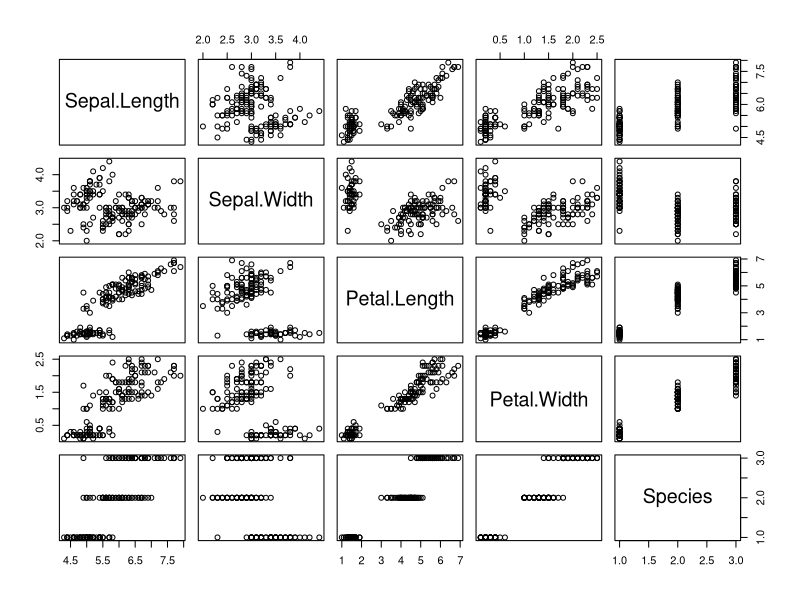
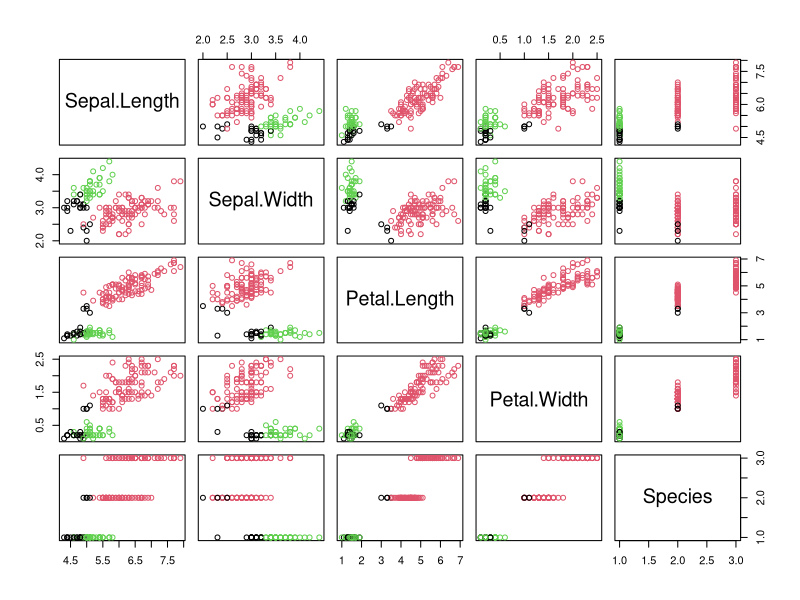
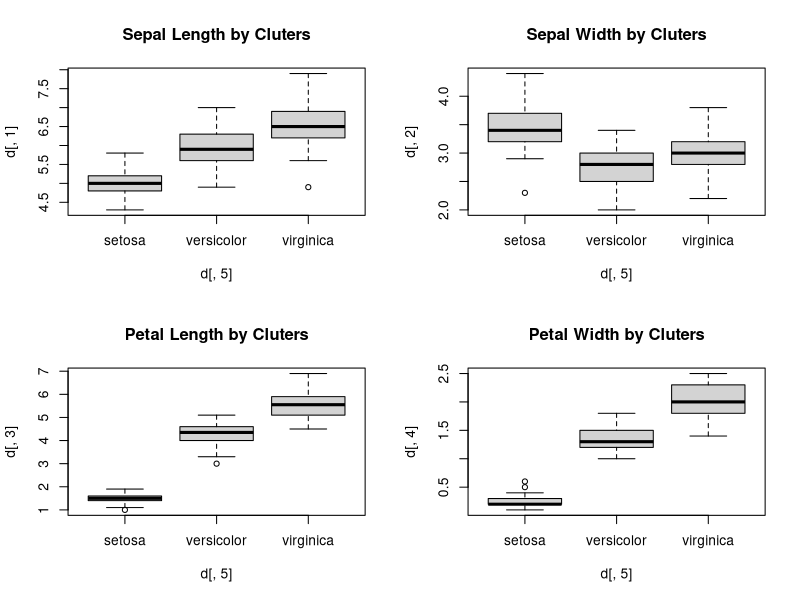
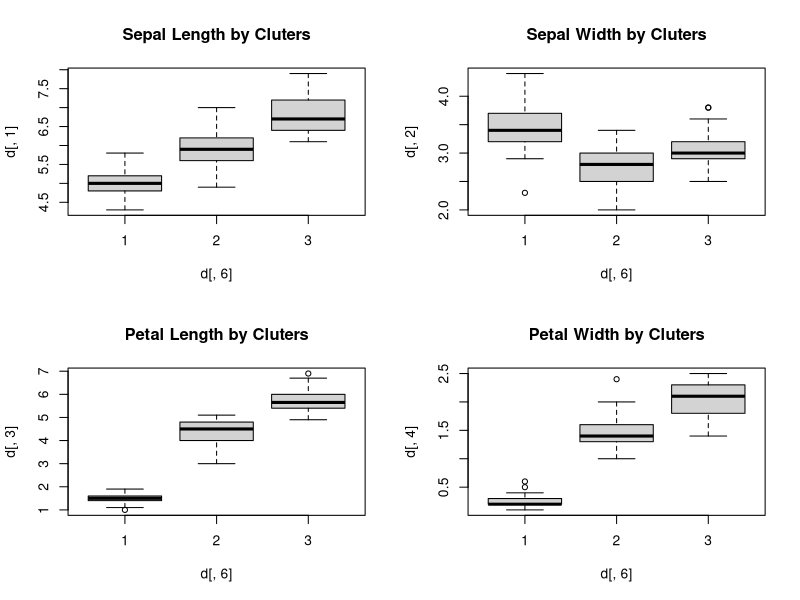

Source code (R) for these figures, in order:
## ---- chunk 1
summary(iris)
## ---- chunk 2
plot(iris)
## ---- chunk 3
iris_kmean=kmeans(iris[,1:4],3)
plot(iris,col=iris_kmean$cluster)



## ---- chunk 4
d=iris
par(mfrow=c(2,2))
boxplot(d[,1]~d[,5], main="Sepal Length by Cluters")
boxplot(d[,2]~d[,5], main="Sepal Width by Cluters")
boxplot(d[,3]~d[,5] , main="Petal Length by Cluters")
boxplot(d[,4]~d[,5], main="Petal Width by Cluters")

## ---- chunk 5
iris_kmean=kmeans(iris[,1:4],3)
d=data.frame(iris,iris_kmean$cluster)
par(mfrow=c(2,2))
boxplot(d[,1]~d[,6], main="Sepal Length by Cluters")
boxplot(d[,2]~d[,6], main="Sepal Width by Cluters")
boxplot(d[,3]~d[,6] , main="Petal Length by Cluters")
boxplot(d[,4]~d[,6], main="Petal Width by Cluters")

